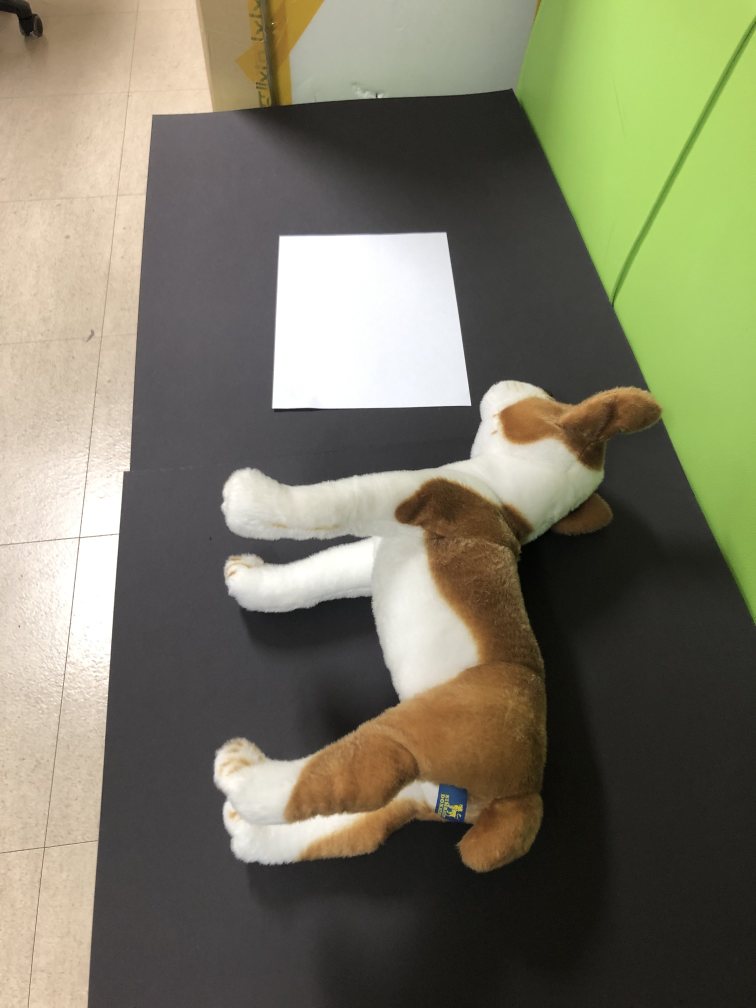
#> input picture notebooks/image/A5.jpg, 3024 x 4032 px, found by its file name (shown at 1/4 size)
$ python main.py
#> lines starting #> are read from the running program, lines starting #| are printed output that depends on the picture; after the words box and inside, x2 and y2 are one past the last pixel; in counts of white or black regions, pixels touching at a corner belong together
from skimage.filters import threshold_local
import numpy as np
import argparse
import cv2
import imutils
import sys
import tkinter
import tkinter.font


# we are using argparse for taking the address of image as argument

def order_points(pts):
    rect = np.zeros((4, 2), dtype="float32")

    s = pts.sum(axis=1)
    rect[0] = pts[np.argmin(s)]
    rect[2] = pts[np.argmax(s)]
    diff = np.diff(pts, axis=1)
    rect[1] = pts[np.argmin(diff)]
    rect[3] = pts[np.argmax(diff)]

    return rect


def four_point_transform(image, pts):
    rect = order_points(pts)
    (tl, tr, br, bl) = rect

    widthA = np.sqrt(((br[0] - bl[0]) ** 2) + ((br[1] - bl[1]) ** 2))
    widthB = np.sqrt(((tr[0] - tl[0]) ** 2) + ((tr[1] - tl[1]) ** 2))
    maxWidth = max(int(widthA), int(widthB))
    heightA = np.sqrt(((tr[0] - br[0]) ** 2) + ((tr[1] - br[1]) ** 2))
    heightB = np.sqrt(((tl[0] - bl[0]) ** 2) + ((tl[1] - bl[1]) ** 2))
    maxHeight = max(int(heightA), int(heightB))
    k = maxWidth * 297 / 210
    dst = np.array([
        [tl[0] + 0, tl[1] + 0],
        [tl[0] + maxWidth - 1, tl[1] + 0],
        [tl[0] + maxWidth - 1, tl[1] + k - 1],
        [tl[0] + 0, tl[1] + k - 1]], dtype="float32")

    M = cv2.getPerspectiveTransform(rect, dst)
    warped = cv2.warpPerspective(image, M, (image.shape[1], image.shape[0]))

    return warped


'''
ap = argparse.ArgumentParser()
ap.add_argument("-i", "--image", required=True,
                help="Path to the image to be scanned")
args = vars(ap.parse_args())'''

# now we will loade the image from th provided address and
# clone it in a variable called orig

image = cv2.imread("C:/Users/fxuvh/Desktop/opencv/notebooks/image/A5.jpg")
#> image is the input picture: shape (4032, 3024, 3); mean B, G, R 100.2, 120.7, 122.8
ratio = image.shape[0] / 500.0
#> ratio = 8.06
orig = image.copy()
image = imutils.resize(image, height=500)
#> image: shape (500, 375, 3)

# now we will convert the image in gray scale for reducing dimensions.
gray = cv2.cvtColor(image, cv2.COLOR_BGR2GRAY)
gray = cv2.GaussianBlur(gray, (5, 5), 0)
edged = cv2.Canny(gray, 75, 200)
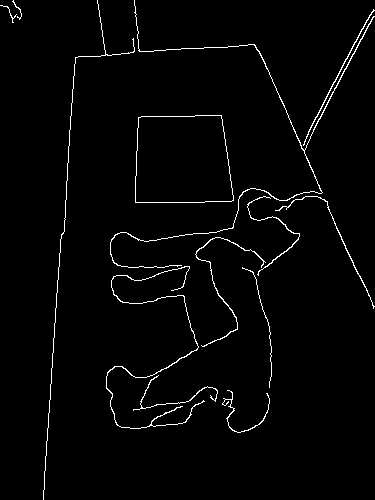
#> edged: shape (500, 375); 2.1% white in thin lines or dots

# Step one comes here with showing the result detecting edges.

print("STEP 1: Edge Detection")
cv2.imshow("Image", image)
cv2.imshow("Edged", edged)
cv2.waitKey(0)
cv2.destroyAllWindows()

# now we wil find the contours in the edged image, keeping only the largest ones, and initialize the screen contour
cnts = cv2.findContours(edged.copy(), cv2.RETR_LIST, cv2.CHAIN_APPROX_SIMPLE)
#> cnts = 14 contours, 4 with area under 20; largest, box (x1, y1, x2, y2) and area: (135, 115, 234, 203) 7838, (135, 115, 234, 203) 7836, (110, 0, 375, 268) 144, (106, 266, 205, 429) 110, (195, 237, 266, 347) 76
cnts = imutils.grab_contours(cnts)
cnts = sorted(cnts, key=cv2.contourArea, reverse=True)[:5]
#> cnts = 5 contours; box (x1, y1, x2, y2) and area: (135, 115, 234, 203) 7838, (135, 115, 234, 203) 7836, (110, 0, 375, 268) 144, (106, 266, 205, 429) 110, (195, 237, 266, 347) 76

for c in cnts:
    # approximate the contour
    peri = cv2.arcLength(c, True)
    approx = cv2.approxPolyDP(c, 0.02 * peri, True)
    print(len(approx))
    if len(approx) == 4:
        screenCnt = approx
        print(screenCnt)
        break
#> this loop made 1 pass
#> (peri, screenCnt) on pass 1: (358.9, [[221, 115], [138, 117], [135, 202], [233, 200]])
#| 4
#| [[[221 115]]
#|  [[138 117]]
#|  [[135 202]]
#|  [[233 200]]]

# showing the the outline of the paper
print("STEP 2: Find contours of paper")
cv2.drawContours(image, [screenCnt], -1, (0, 255, 0), 2)
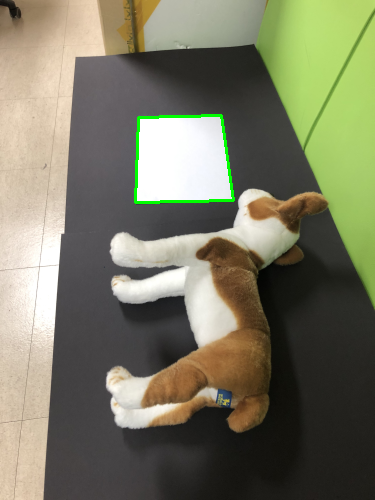
#> image: shape (500, 375, 3); mean B, G, R 99.2, 121.1, 121.8
cv2.imshow("Outline", image)
cv2.waitKey(0)
cv2.destroyAllWindows()
print(screenCnt.reshape(4, 2))
#| [[221 115]
#|  [138 117]
#|  [135 202]
#|  [233 200]]
# now we will use four point transform to obtain a top-down of the image
warped = four_point_transform(orig, screenCnt.reshape(4, 2) * ratio)
#> in order_points, `s = pts.sum(axis=1)`: s = [2709.5, 2056.3, 2717.6, 3491.7]
#> in order_points, `diff = np.diff(pts, axis=1)`: diff = [-854.8, -169.3, 540.3, -266.1]
#> in four_point_transform, `rect = order_points(pts)`: rect = [[1112.8, 943.5], [1782.1, 927.4], [1878.9, 1612.8], [1088.6, 1628.9]]
#> in four_point_transform, `(tl, tr, br, bl) = rect`: tl = [1112.8, 943.5]; tr = [1782.1, 927.4]; br = [1878.9, 1612.8]; bl = [1088.6, 1628.9]
#> in four_point_transform, `widthA = np.sqrt(((br[0] - bl[0]) ** 2) + ((br[1] - bl[1]) ** 2))`: widthA = 790.4
#> in four_point_transform, `widthB = np.sqrt(((tr[0] - tl[0]) ** 2) + ((tr[1] - tl[1]) ** 2))`: widthB = 669.5
#> in four_point_transform, `maxWidth = max(int(widthA), int(widthB))`: maxWidth = 790
#> in four_point_transform, `heightA = np.sqrt(((tr[0] - br[0]) ** 2) + ((tr[1] - br[1]) ** 2))`: heightA = 692.2
#> in four_point_transform, `heightB = np.sqrt(((tl[0] - bl[0]) ** 2) + ((tl[1] - bl[1]) ** 2))`: heightB = 685.9
#> in four_point_transform, `maxHeight = max(int(heightA), int(heightB))`: maxHeight = 692
#> in four_point_transform, `k = maxWidth * 297 / 210`: k = 1117.3
#> in four_point_transform, `dst = np.array([ [tl[0] + 0, tl[1] + 0], [tl[0] + maxWidth - 1, tl[1] ..`: dst = [[1112.8, 943.5], [1901.8, 943.5], [1901.8, 2059.8], [1112.8, 2059.8]]
#> in four_point_transform, `M = cv2.getPerspectiveTransform(rect, dst)`: M = [[1.62, 0.453, -724.5], [0.0777, 2.94, -1583.3], [1.59e-05, 0.000356, 1]]
cv2.waitKey(0)

# A4 위치에 29cm 표시
warped = imutils.resize(warped, height=500)
#> warped: shape (500, 375, 3)
gray = cv2.cvtColor(warped, cv2.COLOR_BGR2GRAY)
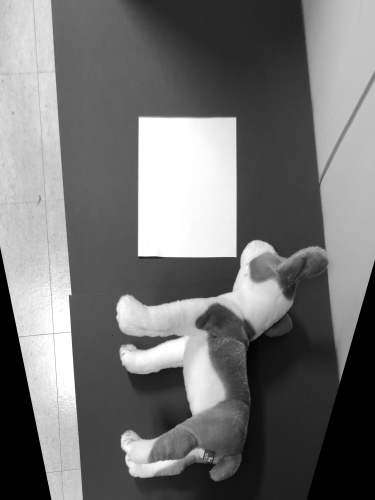
#> gray: shape (500, 375); min 0, max 255, mean 115.5
gray = cv2.GaussianBlur(gray, (5, 5), 0)
edged = cv2.Canny(gray, 75, 200)
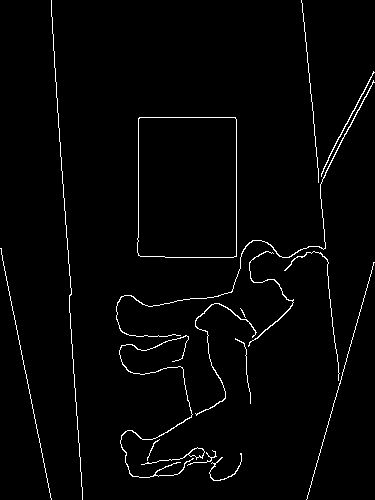
#> edged: shape (500, 375); 2.1% white in thin lines or dots
cnts = cv2.findContours(edged.copy(), cv2.RETR_LIST, cv2.CHAIN_APPROX_SIMPLE)
#> cnts = 19 contours, 8 with area under 20; largest, box (x1, y1, x2, y2) and area: (137, 117, 237, 258) 13700, (137, 117, 237, 258) 13698, (141, 447, 205, 465) 116, (116, 80, 375, 337) 105, (188, 447, 205, 458) 99
cnts = imutils.grab_contours(cnts)
cnts = sorted(cnts, key=cv2.contourArea, reverse=True)[:5]
#> cnts = 5 contours; box (x1, y1, x2, y2) and area: (137, 117, 237, 258) 13700, (137, 117, 237, 258) 13698, (141, 447, 205, 465) 116, (116, 80, 375, 337) 105, (188, 447, 205, 458) 99

for c in cnts:
    # approximate the contour
    peri = cv2.arcLength(c, True)
    approx = cv2.approxPolyDP(c, 0.05 * peri, True)
    if len(approx) == 4:
        screenCnt = approx
        break
#> this loop made 1 pass
#> (peri, screenCnt) on pass 1: (474.7, [[139, 117], [138, 255], [236, 256], [235, 117]])
screenCnt = screenCnt.reshape(4, 2)
a4 = np.sqrt(((screenCnt[0][0] - screenCnt[1][0]) ** 2) + ((screenCnt[0][1] - screenCnt[1][1]) ** 2)) * (
            650 / warped.shape[0])
#> a4 = 179.4

cv2.drawContours(warped, [screenCnt], -1, (0, 255, 0), 2)
#> warped: shape (500, 375, 3); mean B, G, R 99.3, 117.5, 116.6
cv2.imshow("Outline", warped)
cv2.waitKey(0)
cv2.destroyAllWindows()

gray = cv2.cvtColor(warped, cv2.COLOR_RGB2GRAY)
ret, binary = cv2.threshold(gray, 127, 255, cv2.THRESH_BINARY)
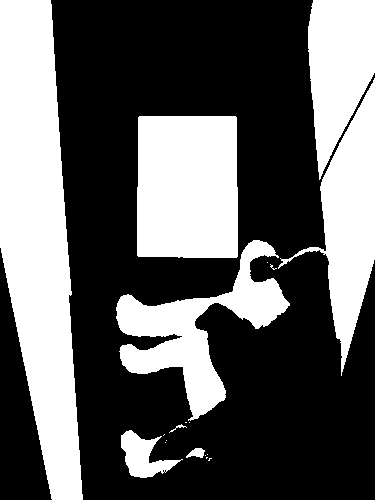
#> binary: shape (500, 375); 37.7% white; 19 white regions (11 under 20 px), largest, box (x1, y1, x2, y2) and area: (0, 0, 83, 500) 26957, (137, 116, 238, 258) 14152, (116, 240, 290, 421) 10043
binary = cv2.bitwise_not(binary)
#> binary: shape (500, 375); 62.3% white; 19 black regions (11 under 20 px)

contours, hierachy = cv2.findContours(binary, cv2.RETR_EXTERNAL, cv2.CHAIN_APPROX_NONE)
#> contours = 2 contours; box (x1, y1, x2, y2) and area: (51, 0, 375, 500) 134906, (0, 248, 52, 500) 6284

cv2.drawContours(warped, [contours[0]], 0, (0, 0, 255), 2)
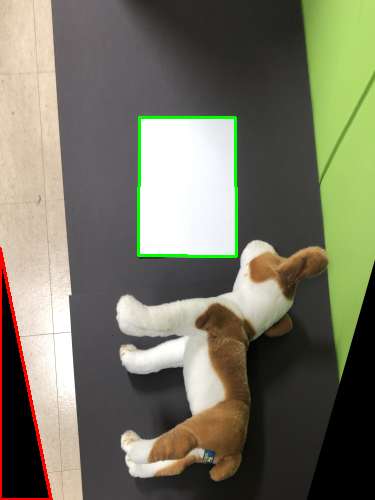
#> warped: shape (500, 375, 3); mean B, G, R 99, 117.1, 118.2

gray = cv2.cvtColor(warped, cv2.COLOR_BGR2GRAY)

# 시-토마스의 코너 검출 메서드
corners = cv2.goodFeaturesToTrack(gray, 100, 0.05, 15, blockSize=5, useHarrisDetector=True, k=0.03)
#> corners = 42 rows, first 8: [231, 290], [181, 368], [70, 296], [142, 120], [141, 252], [190, 416], [125, 453], [21, 337]
# 실수 좌표를 정수 좌표로 변환
corners = np.int32(corners)
#> corners = contour of 42 points, box (x1, y1, x2, y2) (3, 117, 324, 497), area 44061

# 좌표에 동그라미 표시
for corner in corners:
    x, y = corner[0]
    cv2.circle(warped, (x, y), 1, (255, 0, 0), 8, cv2.LINE_AA)
#> this loop made 42 passes
#> (x, y) on passes 1 to 12: (231, 290), (181, 368), (70, 296), (142, 120), (141, 252), (190, 416), (125, 453), (21, 337), (235, 255), (178, 336), (235, 117), (210, 459)
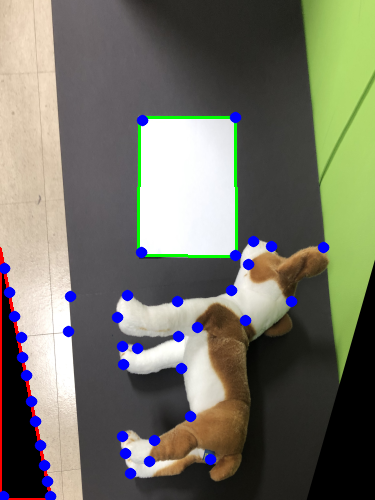
#> warped: shape (500, 375, 3); 2.59% of pixels changed, all inside (x1, y1, x2, y2) = (0, 111, 330, 500)

i = 0
x1 = 0
y1 = 0
# 마우스 콜백 함수: 연속적인 원을 그리기 위한 콜백 함수

cv2.namedWindow('drawing event')
warped = imutils.resize(warped, height=650)
#> warped: shape (650, 487, 3)
cv2.imshow('drawing event', warped)
font = cv2.FONT_HERSHEY_DUPLEX
#> font = 2


def DrawConnectedCircle(event, x, y, flags, param):
    global drawing
    global i
    global x1, y1
    # 마우스 왼쪽 버튼이 눌리면 드로윙을 시작함
    if event == cv2.EVENT_LBUTTONDOWN:
        cv2.circle(warped, (x, y), 2, (0, 0, 255), -1)
        if i == 0:
            x1 = x
            y1 = y
            i += 1
        else:
            cv2.line(warped, (x1, y1), (x, y), (0, 0, 255), 2)
            k = round(((np.sqrt((x1 - x) ** 2 + (y1 - y) ** 2) / a4) * 29), 2)
            print(k, "cm")
            centi = str(k)
            cv2.putText(warped, centi + " cm", ((int)((x1 + x) / 2), (int)((y1 + y) / 2)), font, 0.7, (255, 128, 114),
                        2, 1)

            i = 0
        cv2.imshow('drawing event', warped)


    elif event == cv2.EVENT_RBUTTONDOWN:
        cv2.destroyAllWindows()


cv2.setMouseCallback('drawing event', DrawConnectedCircle)

out = 0
i = 0

k = cv2.waitKey(0)
#> (key Esc is pressed here)
if k == 27:
    cv2.destroyAllWindows()
